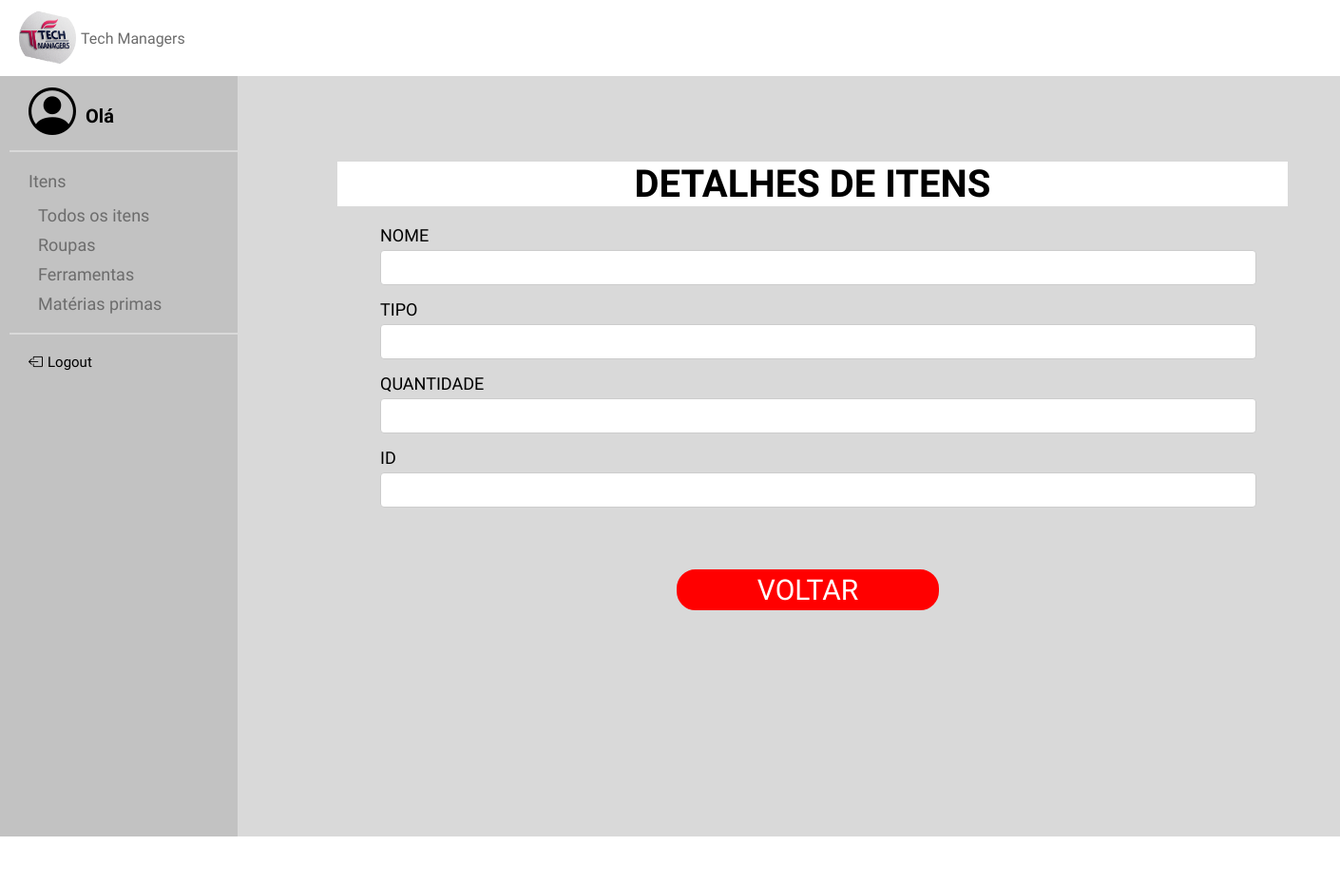
Page /TelaDI/1 on the earlier database version.
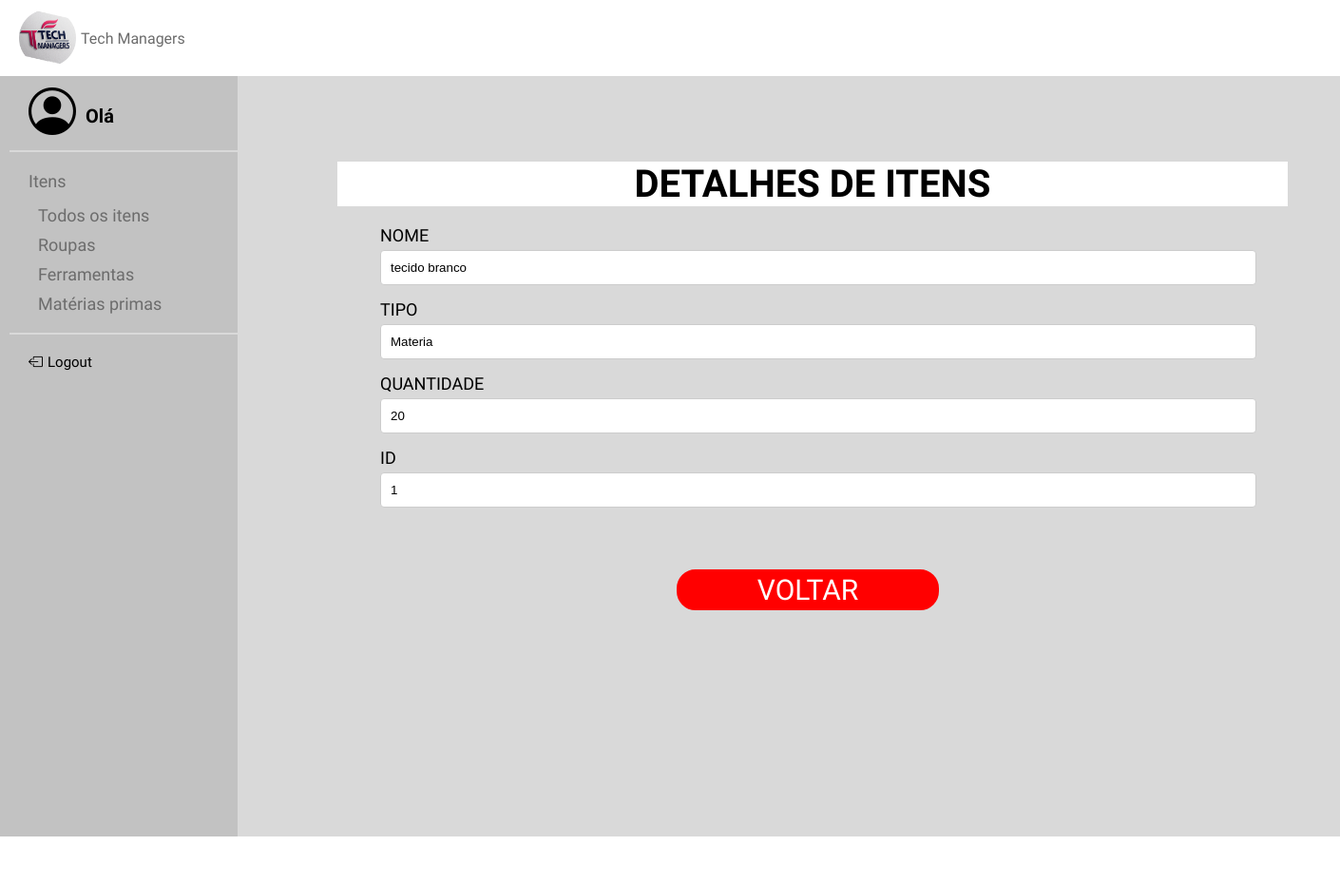
Same page on the later database version.
### models.py (models this page shows, shortened)
class ITEM(Base):
    __tablename__ = 'item'
    id = Column(Integer, primary_key=True, unique=True, nullable=False, index=True)
    nome = Column(String(40), nullable=False, index=True)
    tipo = Column(String(40), nullable=False, index=True)
    quantidade = Column(Integer, nullable=False, index=True)

### app.py (the view)
@app.route('/TelaDI/<int:id>', methods=['GET'])
def TelaDItem(id):
    item = select(ITEM).where(ITEM.id == id)
    item = db_session.execute(item).scalar()
    return render_template('TelaDetalhesItem.html', item=item)

### templates/TelaDetalhesItem.html (shortened to what this page needs)
{% extends "base.html" %}
{% block conteudo %}
<body>
<link rel="stylesheet" href="../static/TelaDetalhesItem.css">
<main>
<div class="container">
        <h2>DETALHES DE ITENS</h2>
        <form>
            <div class="input-group">
                <label for="nome"> NOME</label>
                <input type="text" id="nome" name="nome" value="{{ item.nome }}" readonly>
            </div>
            <div class="input-group">
                <label for="tipo"> TIPO</label>
                <input type="text" id="tipo" name="tipo" value="{{ item.tipo }}" readonly>
            </div>
            <div class="input-group">
                <label for="quantidade"> QUANTIDADE</label>
                <input type="number" id="quantidade" name="quantidade" value="{{ item.quantidade }}" readonly>
            </div>
            <div class="input-group">
                <label for="ID"> ID</label>
                <input type="number" id="ID" name="ID" value="{{ item.id }}" readonly>
            </div>
            <div class="btnS">
                <button type="button" class="btnV" onclick="location.href='{{ url_for('telaitens') }}'">VOLTAR</button>
            </div>
        </form>
    </div>
</main>
</body>
{% endblock %}

Differences in the rows shown:
added ITEM: nome "tecido branco", tipo "Materia", quantidade "20", ID "1"
